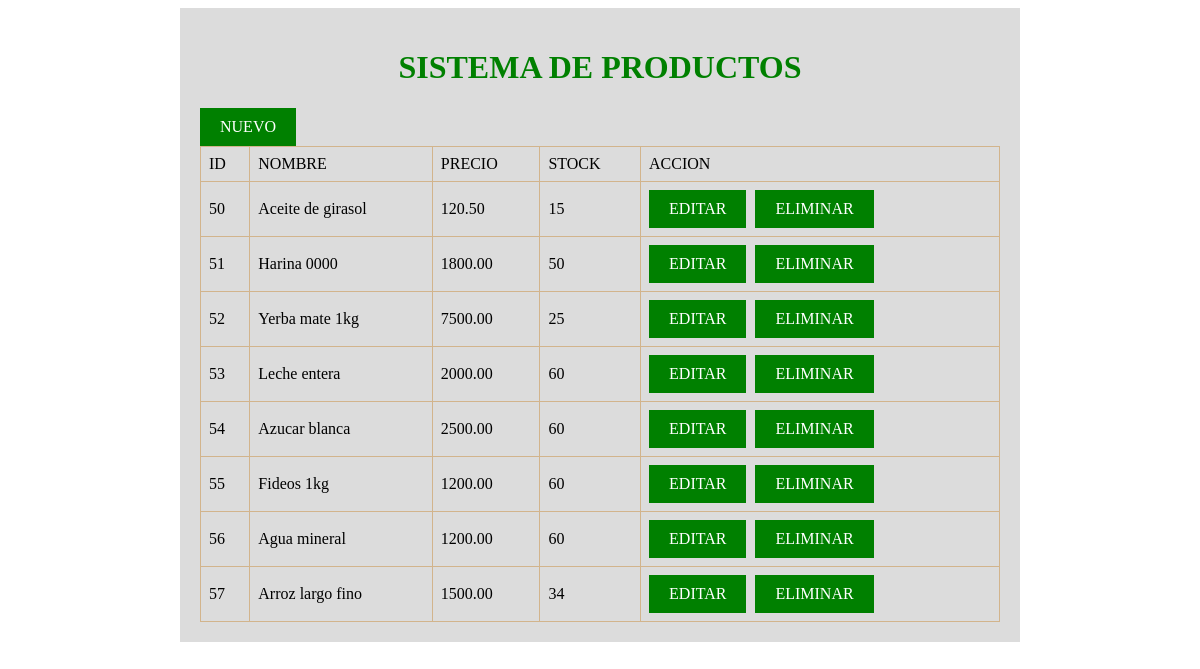
The page / on the database its author committed.
### tables this page shows
CREATE TABLE `productos` (
  `id` int(11) NOT NULL,
  `nombre` varchar(50) NOT NULL,
  `precio` decimal(7,2) NOT NULL,
  `stock` int(11) DEFAULT 0
);

### controlador/index.php (called while the page is built, shortened)
<?php
require_once("modelo/index.php");
    class modeloController{
                static function index() {
                    $producto = new Modelo();
                    $conexion = $producto->conectar();
                    if ($conexion === true) {
                        $dato = $producto->mostrar("productos", "1=1");
                        $mensaje_db = null;
                    } else {
                        $dato = [];
                        $mensaje_db = $conexion;
                    }
                    require_once("vista/index.php");
                }
    }

### modelo/index.php (called while the page is built, shortened)
<?php
    class Modelo{
        private $db;
        private $datos;
        public function conectar() {
            try {
                $this->db = new PDO('mysql:host=localhost;dbname=mvc', 'root', '');
                $this->db->setAttribute(PDO::ATTR_ERRMODE, PDO::ERRMODE_EXCEPTION);
                return true;
            } catch (PDOException $e) {
                return $e->getMessage();
            }
        }
        public function mostrar($tabla,$condicion){
            $consul="select * from ".$tabla." where ".$condicion.";";
            $resu=$this->db->query($consul);
            while($filas = $resu->FETCHALL(PDO::FETCH_ASSOC)) {
                $this->datos[]=$filas;
            }
            return $this->datos;
        }
    }

### vista/index.php (the view)
<?php
require_once("layouts/header.php");
?>
<?php if (empty($mensaje_db)): ?>
    <a href="index.php?m=nuevo" class="btn">NUEVO</a>
<?php else: ?>
    <a class="btn disabled" title="Deshabilitado por error de conexión">NUEVO</a>
<?php endif; ?>
<table>
    <tr>
        <td>ID</td>
        <td>NOMBRE</td>
        <td>PRECIO</td>
        <td>STOCK</td>
        <td>ACCION</td>
    </tr>
    <tbody>
        <?php
            if(!empty($dato)):
                foreach($dato as $key => $value)
                    foreach($value as $v):?>
                    <tr>
                     <td><?php echo $v['id'] ?> </td>
                     <td><?php echo $v['nombre'] ?> </td>
                     <td><?php echo $v['precio'] ?> </td>
                     <td><?php echo $v['stock'] ?> </td>
                     <td>
                        <a class="btn" href="index.php?m=editar&id=<?php echo $v['id']?>">EDITAR</a>
                        <a class="btn" href="index.php?m=eliminar&id=<?php echo $v['id']?>" onclick="return confirm('ESTAS SEGURO DE ELIMINAR'); false">ELIMINAR</a>
                     </td>
                    </tr>
        <?php endforeach; ?>
        <?php else: ?>
            <tr>
                <td colspan="3">NO HAY REGISTRO</td>
            </tr>
            <?php endif ?>
    </tbody>
</table>
<?php
require_once("layouts/footer.php");

### index.php (shortened to what this page needs)
<?php
require_once("controlador/index.php");
if (isset($_GET['m'])) {
    if (method_exists("modeloController", $_GET['m'])) {
        modeloController::{$_GET['m']}();
    } else {
        echo "Método no encontrado";
    }
} else {
    modeloController::index();
}
?>

### vista/layouts/header.php (shortened to what this page needs)
<!DOCTYPE html>
<html lang="es">
<head>
    <link rel="stylesheet" href="vista/css/app.css?v=1">
</head>
<body>
    <div class="panel">
        <h1 class="text-center">SISTEMA DE PRODUCTOS</h1>

### vista/layouts/footer.php
        </div>
</body>
</html>

### vista/css/app.css (style rules this page uses)
.panel { max-width: 800px; padding: 20px; margin: auto; background: gainsboro; }
.text-center { text-align: center; color: green; }
table { width: 100%; border-collapse: collapse; }
table, tr, td { border: 1px solid tan; padding: 8px; }
.btn { background: green; color: white; padding: 10px 20px; display: inline-block; text-decoration: none; margin-right: 5px; border: none; cursor: pointer; }

### rows shown on the page
productos: id "50", nombre "Aceite de girasol", precio "120.50", stock "15"
productos: id "51", nombre "Harina 0000", precio "1800.00", stock "50"
productos: id "52", nombre "Yerba mate 1kg", precio "7500.00", stock "25"
productos: id "53", nombre "Leche entera", precio "2000.00", stock "60"
productos: id "54", nombre "Azucar blanca", precio "2500.00", stock "60"
productos: id "55", nombre "Fideos 1kg", precio "1200.00", stock "60"
productos: id "56", nombre "Agua mineral", precio "1200.00", stock "60"
productos: id "57", nombre "Arroz largo fino", precio "1500.00", stock "34"
